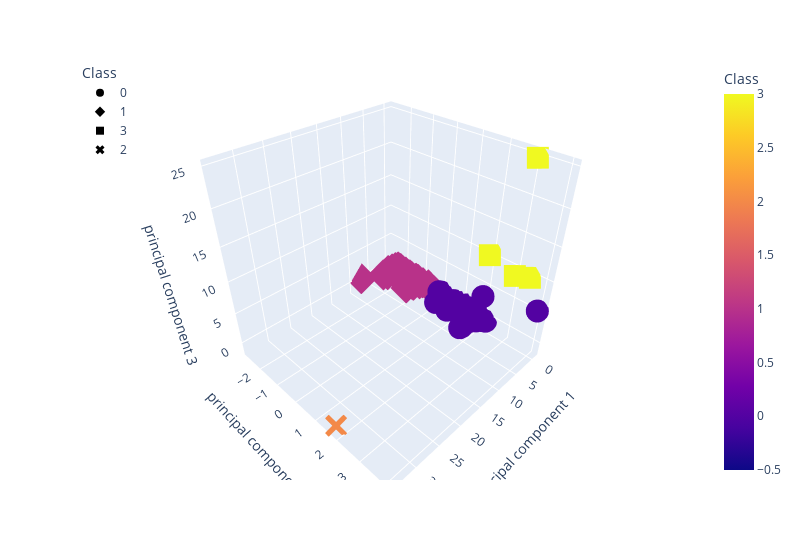

Notebook code for this chart:
### Code cell
# Creating a 3D-Scatter with the PCA data and the clusters
fig = px.scatter_3d(
    clustered_df,
    x="principal component 1",
    y="principal component 2",
    z="principal component 3",
    color="Class",
    symbol="Class",
    width=800,
    hover_data=["Algorithm"],
    hover_name="CoinName"

)

#fig.update_layout(hovermode="x")
fig.update_layout(legend=dict(x=0, y=1))
fig.show()

### Figure 1 — Plotly figure (JSON) as saved in the notebook; plotly's stock layout.template omitted (floating-point values rounded to 4 significant figures; data arrays with more than 128 entries replaced by an {"elided": "..."} marker saying what was removed)
{"data": [{"customdata": {"elided": "289x1 str values"}, "hovertemplate": "<b>%{hovertext}</b><br><br>Class=%{marker.color}<br>principal component 1=%{x}<br>principal component 2=%{y}<br>principal component 3=%{z}<br>Algorithm=%{customdata[0]}<extra></extra>", "hovertext": {"elided": "289 str values"}, "legendgroup": "0", "marker": {"color": {"elided": "289 int values"}, "coloraxis": "coloraxis", "symbol": "circle"}, "mode": "markers", "name": "0", "scene": "scene", "showlegend": true, "type": "scatter3d", "x": {"elided": "289 float values"}, "y": {"elided": "289 float values"}, "z": {"elided": "289 float values"}}, {"customdata": {"elided": "238x1 str values"}, "hovertemplate": "<b>%{hovertext}</b><br><br>Class=%{marker.color}<br>principal component 1=%{x}<br>principal component 2=%{y}<br>principal component 3=%{z}<br>Algorithm=%{customdata[0]}<extra></extra>", "hovertext": {"elided": "238 str values"}, "legendgroup": "1", "marker": {"color": {"elided": "238 int values"}, "coloraxis": "coloraxis", "symbol": "diamond"}, "mode": "markers", "name": "1", "scene": "scene", "showlegend": true, "type": "scatter3d", "x": {"elided": "238 float values"}, "y": {"elided": "238 float values"}, "z": {"elided": "238 float values"}}, {"customdata": [["VeChainThor Authority"], ["Proof-of-BibleHash"], ["Proof-of-Authority"], ["Leased POS"]], "hovertemplate": "<b>%{hovertext}</b><br><br>Class=%{marker.color}<br>principal component 1=%{x}<br>principal component 2=%{y}<br>principal component 3=%{z}<br>Algorithm=%{customdata[0]}<extra></extra>", "hovertext": ["Vechain", "BiblePay", "Poa Network", "Waves"], "legendgroup": "3", "marker": {"color": [3, 3, 3, 3], "coloraxis": "coloraxis", "symbol": "square"}, "mode": "markers", "name": "3", "scene": "scene", "showlegend": true, "type": "scatter3d", "x": [4.296, -0.01905, -0.4784, -0.3515], "y": [3.49, 2.001, 3.063, 3.53], "z": [11.82, 10.49, 24.89, 9.807]}, {"customdata": [["TRC10"]], "hovertemplate": "<b>%{hovertext}</b><br><br>Class=%{marker.color}<br>principal component 1=%{x}<br>principal component 2=%{y}<br>principal component 3=%{z}<br>Algorithm=%{customdata[0]}<extra></extra>", "hovertext": ["BitTorrent"], "legendgroup": "2", "marker": {"color": [2], "coloraxis": "coloraxis", "symbol": "x"}, "mode": "markers", "name": "2", "scene": "scene", "showlegend": true, "type": "scatter3d", "x": [33.88], "y": [1.714], "z": [-1.329]}], "layout": {"coloraxis": {"colorbar": {"title": {"text": "Class"}}, "colorscale": [[0, "#0d0887"], [0.1111, "#46039f"], [0.2222, "#7201a8"], [0.3333, "#9c179e"], [0.4444, "#bd3786"], [0.5556, "#d8576b"], [0.6667, "#ed7953"], [0.7778, "#fb9f3a"], [0.8889, "#fdca26"], [1, "#f0f921"]]}, "legend": {"title": {"text": "Class"}, "tracegroupgap": 0, "x": 0, "y": 1}, "margin": {"t": 60}, "scene": {"domain": {"x": [0, 1], "y": [0, 1]}, "xaxis": {"title": {"text": "principal component 1"}}, "yaxis": {"title": {"text": "principal component 2"}}, "zaxis": {"title": {"text": "principal component 3"}}}, "width": 800}}
